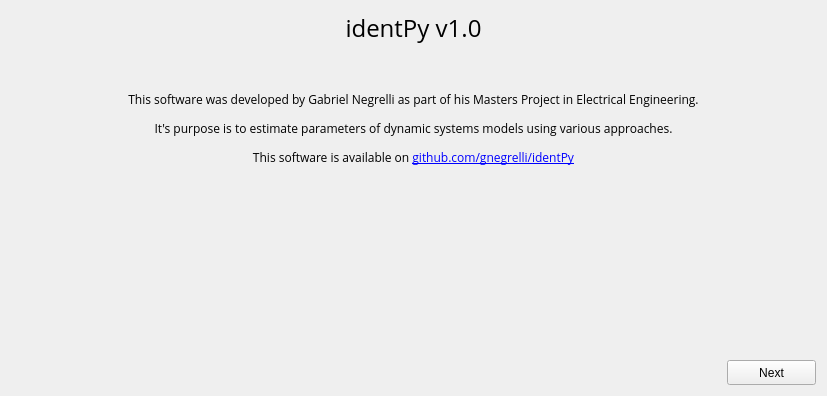
<?xml version="1.0" encoding="UTF-8"?>
<ui version="4.0">
 <class>initialPage</class>
 <widget class="QWidget" name="initialPage">
  <property name="geometry">
   <rect>
    <x>0</x>
    <y>0</y>
    <width>827</width>
    <height>396</height>
   </rect>
  </property>
  <property name="minimumSize">
   <size>
    <width>827</width>
    <height>396</height>
   </size>
  </property>
  <property name="windowTitle">
   <string>Form</string>
  </property>
  <layout class="QGridLayout" name="gridLayout">
   <item row="0" column="0">
    <layout class="QVBoxLayout" name="verticalLayout_2">
     <item>
      <layout class="QVBoxLayout" name="verticalLayout">
       <item>
        <widget class="QLabel" name="name">
         <property name="font">
          <font>
           <family>Open Sans</family>
           <pointsize>18</pointsize>
          </font>
         </property>
         <property name="text">
          <string>identPy v1.0</string>
         </property>
         <property name="textFormat">
          <enum>Qt::AutoText</enum>
         </property>
         <property name="alignment">
          <set>Qt::AlignCenter</set>
         </property>
        </widget>
       </item>
       <item>
        <spacer name="horizontalSpacer">
         <property name="orientation">
          <enum>Qt::Vertical</enum>
         </property>
         <property name="sizeType">
          <enum>QSizePolicy::Maximum</enum>
         </property>
         <property name="sizeHint" stdset="0">
          <size>
           <width>20</width>
           <height>40</height>
          </size>
         </property>
        </spacer>
       </item>
       <item>
        <widget class="QLabel" name="description">
         <property name="font">
          <font>
           <family>Open Sans</family>
           <stylestrategy>PreferDefault</stylestrategy>
           <kerning>true</kerning>
          </font>
         </property>
         <property name="autoFillBackground">
          <bool>false</bool>
         </property>
         <property name="text">
          <string>&lt;html&gt;&lt;head/&gt;&lt;body&gt;&lt;p&gt;This software was developed by Gabriel Negrelli as part of his Masters Project in Electrical Engineering.&lt;/p&gt;&lt;p&gt;It's purpose is to estimate parameters of dynamic systems models using various approaches.&lt;/p&gt;&lt;p&gt;This software is available on &lt;a href=&quot;github.com/gnegrelli/identPy&quot;&gt;&lt;span style=&quot; text-decoration: underline; color:#0000ff;&quot;&gt;github.com/gnegrelli/identPy&lt;/span&gt;&lt;/a&gt;&lt;/p&gt;&lt;/body&gt;&lt;/html&gt;</string>
         </property>
         <property name="textFormat">
          <enum>Qt::AutoText</enum>
         </property>
         <property name="alignment">
          <set>Qt::AlignHCenter|Qt::AlignTop</set>
         </property>
         <property name="wordWrap">
          <bool>false</bool>
         </property>
         <property name="margin">
          <number>0</number>
         </property>
         <property name="indent">
          <number>0</number>
         </property>
         <property name="textInteractionFlags">
          <set>Qt::LinksAccessibleByMouse</set>
         </property>
        </widget>
       </item>
      </layout>
     </item>
     <item>
      <spacer name="verticalSpacer">
       <property name="orientation">
        <enum>Qt::Vertical</enum>
       </property>
       <property name="sizeType">
        <enum>QSizePolicy::Expanding</enum>
       </property>
       <property name="sizeHint" stdset="0">
        <size>
         <width>20</width>
         <height>30</height>
        </size>
       </property>
      </spacer>
     </item>
     <item>
      <layout class="QHBoxLayout" name="horizontalLayout">
       <item>
        <spacer name="horizontalSpacer_2">
         <property name="orientation">
          <enum>Qt::Horizontal</enum>
         </property>
         <property name="sizeHint" stdset="0">
          <size>
           <width>40</width>
           <height>20</height>
          </size>
         </property>
        </spacer>
       </item>
       <item>
        <widget class="QPushButton" name="next">
         <property name="sizePolicy">
          <sizepolicy hsizetype="Fixed" vsizetype="Fixed">
           <horstretch>0</horstretch>
           <verstretch>0</verstretch>
          </sizepolicy>
         </property>
         <property name="minimumSize">
          <size>
           <width>89</width>
           <height>25</height>
          </size>
         </property>
         <property name="maximumSize">
          <size>
           <width>89</width>
           <height>25</height>
          </size>
         </property>
         <property name="text">
          <string>Next</string>
         </property>
        </widget>
       </item>
      </layout>
     </item>
    </layout>
   </item>
  </layout>
 </widget>
 <resources/>
 <connections/>
</ui>
